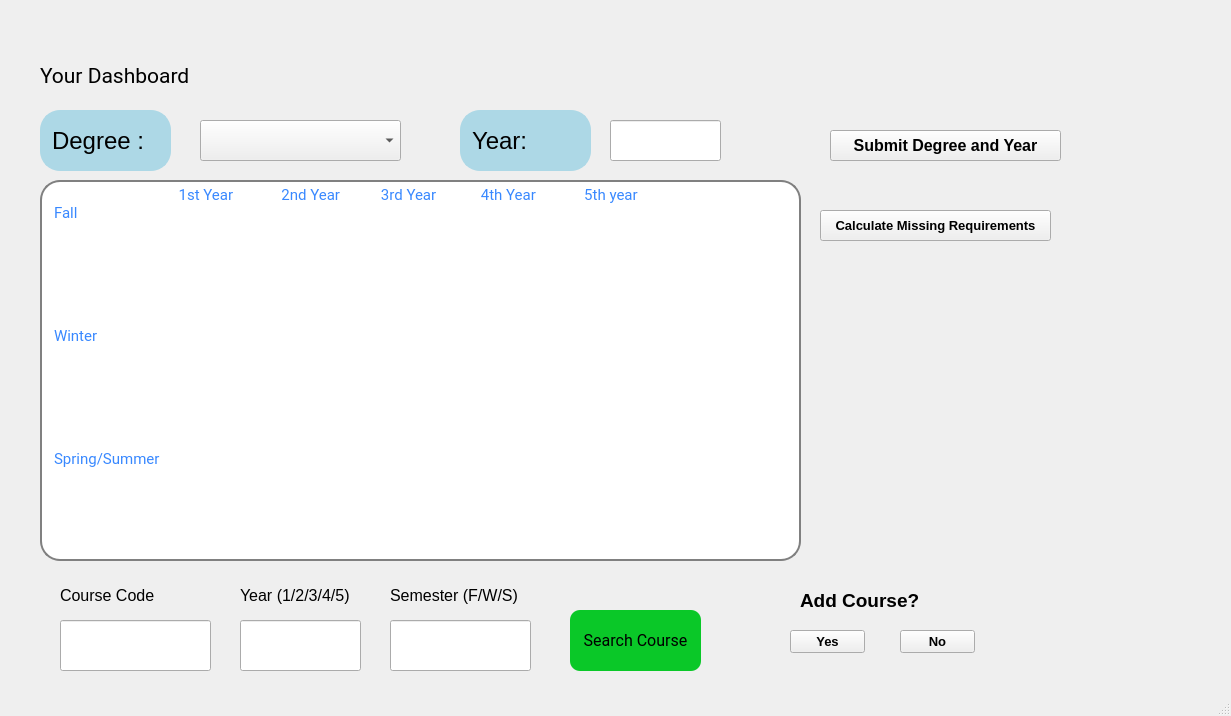
<?xml version="1.0" encoding="UTF-8"?>
<ui version="4.0">
 <class>DashBoard</class>
 <widget class="QMainWindow" name="DashBoard">
  <property name="geometry">
   <rect>
    <x>0</x>
    <y>0</y>
    <width>1231</width>
    <height>716</height>
   </rect>
  </property>
  <property name="windowTitle">
   <string>MainWindow</string>
  </property>
  <widget class="QWidget" name="centralwidget">
   <widget class="QTextBrowser" name="textBrowser_16">
    <property name="geometry">
     <rect>
      <x>660</x>
      <y>450</y>
      <width>71</width>
      <height>41</height>
     </rect>
    </property>
    <property name="styleSheet">
     <string notr="true">
border: 0px solid lightblue;</string>
    </property>
    <property name="verticalScrollBarPolicy">
     <enum>Qt::ScrollBarAlwaysOff</enum>
    </property>
    <property name="html">
     <string>&lt;!DOCTYPE HTML PUBLIC &quot;-//W3C//DTD HTML 4.0//EN&quot; &quot;http://www.w3.org/TR/REC-html40/strict.dtd&quot;&gt;
&lt;html&gt;&lt;head&gt;&lt;meta name=&quot;qrichtext&quot; content=&quot;1&quot; /&gt;&lt;style type=&quot;text/css&quot;&gt;
p, li { white-space: pre-wrap; }
&lt;/style&gt;&lt;/head&gt;&lt;body style=&quot; font-family:'MS Shell Dlg 2'; font-size:9.75pt; font-weight:400; font-style:normal;&quot;&gt;
&lt;p style=&quot;-qt-paragraph-type:empty; margin-top:0px; margin-bottom:0px; margin-left:0px; margin-right:0px; -qt-block-indent:0; text-indent:0px; font-size:8.25pt;&quot;&gt;&lt;br /&gt;&lt;/p&gt;&lt;/body&gt;&lt;/html&gt;</string>
    </property>
   </widget>
   <widget class="QTextBrowser" name="textBrowser_13">
    <property name="geometry">
     <rect>
      <x>560</x>
      <y>450</y>
      <width>71</width>
      <height>41</height>
     </rect>
    </property>
    <property name="styleSheet">
     <string notr="true">
border: 0px solid lightblue;</string>
    </property>
    <property name="verticalScrollBarPolicy">
     <enum>Qt::ScrollBarAlwaysOff</enum>
    </property>
    <property name="html">
     <string>&lt;!DOCTYPE HTML PUBLIC &quot;-//W3C//DTD HTML 4.0//EN&quot; &quot;http://www.w3.org/TR/REC-html40/strict.dtd&quot;&gt;
&lt;html&gt;&lt;head&gt;&lt;meta name=&quot;qrichtext&quot; content=&quot;1&quot; /&gt;&lt;style type=&quot;text/css&quot;&gt;
p, li { white-space: pre-wrap; }
&lt;/style&gt;&lt;/head&gt;&lt;body style=&quot; font-family:'MS Shell Dlg 2'; font-size:9.75pt; font-weight:400; font-style:normal;&quot;&gt;
&lt;p style=&quot;-qt-paragraph-type:empty; margin-top:0px; margin-bottom:0px; margin-left:0px; margin-right:0px; -qt-block-indent:0; text-indent:0px; font-size:8.25pt;&quot;&gt;&lt;br /&gt;&lt;/p&gt;&lt;/body&gt;&lt;/html&gt;</string>
    </property>
   </widget>
   <widget class="QPushButton" name="pushButton_2">
    <property name="geometry">
     <rect>
      <x>570</x>
      <y>610</y>
      <width>131</width>
      <height>61</height>
     </rect>
    </property>
    <property name="font">
     <font>
      <family>Roboto</family>
      <pointsize>12</pointsize>
     </font>
    </property>
    <property name="styleSheet">
     <string notr="true">background-color: rgb(10, 200, 40);
  border-radius: 10px;</string>
    </property>
    <property name="text">
     <string>Search Course</string>
    </property>
   </widget>
   <widget class="QLineEdit" name="lineEdit_3">
    <property name="geometry">
     <rect>
      <x>60</x>
      <y>620</y>
      <width>151</width>
      <height>51</height>
     </rect>
    </property>
    <property name="text">
     <string/>
    </property>
   </widget>
   <widget class="QPushButton" name="yesBtn">
    <property name="geometry">
     <rect>
      <x>790</x>
      <y>630</y>
      <width>75</width>
      <height>23</height>
     </rect>
    </property>
    <property name="font">
     <font>
      <pointsize>10</pointsize>
      <weight>75</weight>
      <bold>true</bold>
     </font>
    </property>
    <property name="text">
     <string>Yes</string>
    </property>
   </widget>
   <widget class="QLineEdit" name="lineEdit_5">
    <property name="geometry">
     <rect>
      <x>460</x>
      <y>110</y>
      <width>131</width>
      <height>61</height>
     </rect>
    </property>
    <property name="font">
     <font>
      <family>MS Shell Dlg 2</family>
      <pointsize>18</pointsize>
     </font>
    </property>
    <property name="styleSheet">
     <string notr="true"> QLineEdit {
     border: 2px solid lightblue;
     border-radius: 20px;
     padding: 0 8px;
     background: lightblue;
     selection-background-color: darkgray;
 }</string>
    </property>
    <property name="text">
     <string>Year:</string>
    </property>
    <property name="readOnly">
     <bool>true</bool>
    </property>
   </widget>
   <widget class="QLabel" name="label_3">
    <property name="geometry">
     <rect>
      <x>60</x>
      <y>580</y>
      <width>121</width>
      <height>31</height>
     </rect>
    </property>
    <property name="font">
     <font>
      <pointsize>12</pointsize>
     </font>
    </property>
    <property name="text">
     <string>Course Code</string>
    </property>
   </widget>
   <widget class="QTextBrowser" name="textBrowser_14">
    <property name="geometry">
     <rect>
      <x>680</x>
      <y>250</y>
      <width>101</width>
      <height>81</height>
     </rect>
    </property>
    <property name="styleSheet">
     <string notr="true">border: 0px solid lightblue;</string>
    </property>
    <property name="verticalScrollBarPolicy">
     <enum>Qt::ScrollBarAlwaysOff</enum>
    </property>
    <property name="html">
     <string>&lt;!DOCTYPE HTML PUBLIC &quot;-//W3C//DTD HTML 4.0//EN&quot; &quot;http://www.w3.org/TR/REC-html40/strict.dtd&quot;&gt;
&lt;html&gt;&lt;head&gt;&lt;meta name=&quot;qrichtext&quot; content=&quot;1&quot; /&gt;&lt;style type=&quot;text/css&quot;&gt;
p, li { white-space: pre-wrap; }
&lt;/style&gt;&lt;/head&gt;&lt;body style=&quot; font-family:'MS Shell Dlg 2'; font-size:9.75pt; font-weight:400; font-style:normal;&quot;&gt;
&lt;p style=&quot;-qt-paragraph-type:empty; margin-top:0px; margin-bottom:0px; margin-left:0px; margin-right:0px; -qt-block-indent:0; text-indent:0px; font-size:8.25pt;&quot;&gt;&lt;br /&gt;&lt;/p&gt;&lt;/body&gt;&lt;/html&gt;</string>
    </property>
   </widget>
   <widget class="QTextEdit" name="textEdit">
    <property name="enabled">
     <bool>true</bool>
    </property>
    <property name="geometry">
     <rect>
      <x>40</x>
      <y>180</y>
      <width>761</width>
      <height>381</height>
     </rect>
    </property>
    <property name="font">
     <font>
      <family>Roboto</family>
      <pointsize>9</pointsize>
     </font>
    </property>
    <property name="styleSheet">
     <string notr="true"> QTextEdit {
     border: 2px solid gray;
     border-radius: 20px;
     padding: 0 8px;
     background: white;
     selection-background-color: darkgray;
	
	color: rgb(56, 136, 255);

 }</string>
    </property>
    <property name="html">
     <string>&lt;!DOCTYPE HTML PUBLIC &quot;-//W3C//DTD HTML 4.0//EN&quot; &quot;http://www.w3.org/TR/REC-html40/strict.dtd&quot;&gt;
&lt;html&gt;&lt;head&gt;&lt;meta name=&quot;qrichtext&quot; content=&quot;1&quot; /&gt;&lt;style type=&quot;text/css&quot;&gt;
p, li { white-space: pre-wrap; }
&lt;/style&gt;&lt;/head&gt;&lt;body style=&quot; font-family:'Roboto'; font-size:9pt; font-weight:400; font-style:normal;&quot;&gt;
&lt;p style=&quot; margin-top:0px; margin-bottom:0px; margin-left:0px; margin-right:0px; -qt-block-indent:0; text-indent:0px;&quot;&gt;&lt;span style=&quot; font-family:'MS Shell Dlg 2'; font-size:11pt;&quot;&gt;	            1st Year             2nd Year           3rd Year            4th Year             5th year	&lt;/span&gt;&lt;/p&gt;
&lt;p style=&quot; margin-top:0px; margin-bottom:0px; margin-left:0px; margin-right:0px; -qt-block-indent:0; text-indent:0px;&quot;&gt;&lt;span style=&quot; font-family:'MS Shell Dlg 2'; font-size:11pt;&quot;&gt;Fall	&lt;/span&gt;&lt;/p&gt;
&lt;p style=&quot;-qt-paragraph-type:empty; margin-top:0px; margin-bottom:0px; margin-left:0px; margin-right:0px; -qt-block-indent:0; text-indent:0px; font-family:'MS Shell Dlg 2'; font-size:11pt;&quot;&gt;&lt;br /&gt;&lt;/p&gt;
&lt;p style=&quot;-qt-paragraph-type:empty; margin-top:0px; margin-bottom:0px; margin-left:0px; margin-right:0px; -qt-block-indent:0; text-indent:0px; font-family:'MS Shell Dlg 2'; font-size:11pt;&quot;&gt;&lt;br /&gt;&lt;/p&gt;
&lt;p style=&quot;-qt-paragraph-type:empty; margin-top:0px; margin-bottom:0px; margin-left:0px; margin-right:0px; -qt-block-indent:0; text-indent:0px; font-family:'MS Shell Dlg 2'; font-size:11pt;&quot;&gt;&lt;br /&gt;&lt;/p&gt;
&lt;p style=&quot;-qt-paragraph-type:empty; margin-top:0px; margin-bottom:0px; margin-left:0px; margin-right:0px; -qt-block-indent:0; text-indent:0px; font-family:'MS Shell Dlg 2'; font-size:11pt;&quot;&gt;&lt;br /&gt;&lt;/p&gt;
&lt;p style=&quot;-qt-paragraph-type:empty; margin-top:0px; margin-bottom:0px; margin-left:0px; margin-right:0px; -qt-block-indent:0; text-indent:0px;&quot;&gt;&lt;br /&gt;&lt;/p&gt;
&lt;p style=&quot;-qt-paragraph-type:empty; margin-top:0px; margin-bottom:0px; margin-left:0px; margin-right:0px; -qt-block-indent:0; text-indent:0px; font-family:'MS Shell Dlg 2'; font-size:11pt;&quot;&gt;&lt;br /&gt;&lt;/p&gt;
&lt;p style=&quot; margin-top:0px; margin-bottom:0px; margin-left:0px; margin-right:0px; -qt-block-indent:0; text-indent:0px;&quot;&gt;&lt;span style=&quot; font-family:'MS Shell Dlg 2'; font-size:11pt;&quot;&gt;Winter&lt;/span&gt;&lt;/p&gt;
&lt;p style=&quot;-qt-paragraph-type:empty; margin-top:0px; margin-bottom:0px; margin-left:0px; margin-right:0px; -qt-block-indent:0; text-indent:0px; font-family:'MS Shell Dlg 2'; font-size:11pt;&quot;&gt;&lt;br /&gt;&lt;/p&gt;
&lt;p style=&quot;-qt-paragraph-type:empty; margin-top:0px; margin-bottom:0px; margin-left:0px; margin-right:0px; -qt-block-indent:0; text-indent:0px; font-family:'MS Shell Dlg 2'; font-size:11pt;&quot;&gt;&lt;br /&gt;&lt;/p&gt;
&lt;p style=&quot;-qt-paragraph-type:empty; margin-top:0px; margin-bottom:0px; margin-left:0px; margin-right:0px; -qt-block-indent:0; text-indent:0px; font-family:'MS Shell Dlg 2'; font-size:11pt;&quot;&gt;&lt;br /&gt;&lt;/p&gt;
&lt;p style=&quot;-qt-paragraph-type:empty; margin-top:0px; margin-bottom:0px; margin-left:0px; margin-right:0px; -qt-block-indent:0; text-indent:0px; font-family:'MS Shell Dlg 2'; font-size:11pt;&quot;&gt;&lt;br /&gt;&lt;/p&gt;
&lt;p style=&quot;-qt-paragraph-type:empty; margin-top:0px; margin-bottom:0px; margin-left:0px; margin-right:0px; -qt-block-indent:0; text-indent:0px;&quot;&gt;&lt;br /&gt;&lt;/p&gt;
&lt;p style=&quot;-qt-paragraph-type:empty; margin-top:0px; margin-bottom:0px; margin-left:0px; margin-right:0px; -qt-block-indent:0; text-indent:0px; font-family:'MS Shell Dlg 2'; font-size:11pt;&quot;&gt;&lt;br /&gt;&lt;/p&gt;
&lt;p style=&quot; margin-top:0px; margin-bottom:0px; margin-left:0px; margin-right:0px; -qt-block-indent:0; text-indent:0px;&quot;&gt;&lt;span style=&quot; font-family:'MS Shell Dlg 2'; font-size:11pt;&quot;&gt;Spring/Summer&lt;/span&gt;&lt;/p&gt;&lt;/body&gt;&lt;/html&gt;</string>
    </property>
   </widget>
   <widget class="QTextBrowser" name="textBrowser">
    <property name="geometry">
     <rect>
      <x>190</x>
      <y>250</y>
      <width>101</width>
      <height>81</height>
     </rect>
    </property>
    <property name="styleSheet">
     <string notr="true">
border: 0px solid lightblue;
</string>
    </property>
    <property name="verticalScrollBarPolicy">
     <enum>Qt::ScrollBarAlwaysOff</enum>
    </property>
    <property name="html">
     <string>&lt;!DOCTYPE HTML PUBLIC &quot;-//W3C//DTD HTML 4.0//EN&quot; &quot;http://www.w3.org/TR/REC-html40/strict.dtd&quot;&gt;
&lt;html&gt;&lt;head&gt;&lt;meta name=&quot;qrichtext&quot; content=&quot;1&quot; /&gt;&lt;style type=&quot;text/css&quot;&gt;
p, li { white-space: pre-wrap; }
&lt;/style&gt;&lt;/head&gt;&lt;body style=&quot; font-family:'MS Shell Dlg 2'; font-size:9.75pt; font-weight:400; font-style:normal;&quot;&gt;
&lt;p style=&quot;-qt-paragraph-type:empty; margin-top:0px; margin-bottom:0px; margin-left:0px; margin-right:0px; -qt-block-indent:0; text-indent:0px; font-size:8.25pt;&quot;&gt;&lt;br /&gt;&lt;/p&gt;&lt;/body&gt;&lt;/html&gt;</string>
    </property>
   </widget>
   <widget class="QLineEdit" name="yearIn">
    <property name="geometry">
     <rect>
      <x>610</x>
      <y>120</y>
      <width>111</width>
      <height>41</height>
     </rect>
    </property>
    <property name="font">
     <font>
      <pointsize>11</pointsize>
     </font>
    </property>
   </widget>
   <widget class="QTextBrowser" name="textBrowser_11">
    <property name="geometry">
     <rect>
      <x>430</x>
      <y>340</y>
      <width>101</width>
      <height>81</height>
     </rect>
    </property>
    <property name="styleSheet">
     <string notr="true">border: 0px solid lightblue;</string>
    </property>
    <property name="verticalScrollBarPolicy">
     <enum>Qt::ScrollBarAlwaysOff</enum>
    </property>
    <property name="html">
     <string>&lt;!DOCTYPE HTML PUBLIC &quot;-//W3C//DTD HTML 4.0//EN&quot; &quot;http://www.w3.org/TR/REC-html40/strict.dtd&quot;&gt;
&lt;html&gt;&lt;head&gt;&lt;meta name=&quot;qrichtext&quot; content=&quot;1&quot; /&gt;&lt;style type=&quot;text/css&quot;&gt;
p, li { white-space: pre-wrap; }
&lt;/style&gt;&lt;/head&gt;&lt;body style=&quot; font-family:'MS Shell Dlg 2'; font-size:9.75pt; font-weight:400; font-style:normal;&quot;&gt;
&lt;p style=&quot;-qt-paragraph-type:empty; margin-top:0px; margin-bottom:0px; margin-left:0px; margin-right:0px; -qt-block-indent:0; text-indent:0px; font-size:8.25pt;&quot;&gt;&lt;br /&gt;&lt;/p&gt;&lt;/body&gt;&lt;/html&gt;</string>
    </property>
   </widget>
   <widget class="QTextBrowser" name="textBrowser_12">
    <property name="geometry">
     <rect>
      <x>430</x>
      <y>450</y>
      <width>71</width>
      <height>41</height>
     </rect>
    </property>
    <property name="styleSheet">
     <string notr="true">
border: 0px solid lightblue;</string>
    </property>
    <property name="verticalScrollBarPolicy">
     <enum>Qt::ScrollBarAlwaysOff</enum>
    </property>
    <property name="html">
     <string>&lt;!DOCTYPE HTML PUBLIC &quot;-//W3C//DTD HTML 4.0//EN&quot; &quot;http://www.w3.org/TR/REC-html40/strict.dtd&quot;&gt;
&lt;html&gt;&lt;head&gt;&lt;meta name=&quot;qrichtext&quot; content=&quot;1&quot; /&gt;&lt;style type=&quot;text/css&quot;&gt;
p, li { white-space: pre-wrap; }
&lt;/style&gt;&lt;/head&gt;&lt;body style=&quot; font-family:'MS Shell Dlg 2'; font-size:9.75pt; font-weight:400; font-style:normal;&quot;&gt;
&lt;p style=&quot;-qt-paragraph-type:empty; margin-top:0px; margin-bottom:0px; margin-left:0px; margin-right:0px; -qt-block-indent:0; text-indent:0px; font-size:8.25pt;&quot;&gt;&lt;br /&gt;&lt;/p&gt;&lt;/body&gt;&lt;/html&gt;</string>
    </property>
   </widget>
   <widget class="QTextBrowser" name="textBrowser_9">
    <property name="geometry">
     <rect>
      <x>310</x>
      <y>340</y>
      <width>101</width>
      <height>81</height>
     </rect>
    </property>
    <property name="styleSheet">
     <string notr="true">
border: 0px solid lightblue;</string>
    </property>
    <property name="verticalScrollBarPolicy">
     <enum>Qt::ScrollBarAlwaysOff</enum>
    </property>
    <property name="html">
     <string>&lt;!DOCTYPE HTML PUBLIC &quot;-//W3C//DTD HTML 4.0//EN&quot; &quot;http://www.w3.org/TR/REC-html40/strict.dtd&quot;&gt;
&lt;html&gt;&lt;head&gt;&lt;meta name=&quot;qrichtext&quot; content=&quot;1&quot; /&gt;&lt;style type=&quot;text/css&quot;&gt;
p, li { white-space: pre-wrap; }
&lt;/style&gt;&lt;/head&gt;&lt;body style=&quot; font-family:'MS Shell Dlg 2'; font-size:9.75pt; font-weight:400; font-style:normal;&quot;&gt;
&lt;p style=&quot;-qt-paragraph-type:empty; margin-top:0px; margin-bottom:0px; margin-left:0px; margin-right:0px; -qt-block-indent:0; text-indent:0px; font-size:8.25pt;&quot;&gt;&lt;br /&gt;&lt;/p&gt;&lt;/body&gt;&lt;/html&gt;</string>
    </property>
   </widget>
   <widget class="QLineEdit" name="lineEdit">
    <property name="geometry">
     <rect>
      <x>40</x>
      <y>110</y>
      <width>131</width>
      <height>61</height>
     </rect>
    </property>
    <property name="font">
     <font>
      <family>MS Shell Dlg 2</family>
      <pointsize>18</pointsize>
     </font>
    </property>
    <property name="styleSheet">
     <string notr="true"> QLineEdit {
     border: 2px solid lightblue;
     border-radius: 20px;
     padding: 0 8px;
     background: lightblue;
     selection-background-color: darkgray;
 }</string>
    </property>
    <property name="text">
     <string>Degree : </string>
    </property>
    <property name="readOnly">
     <bool>true</bool>
    </property>
   </widget>
   <widget class="QLineEdit" name="lineEdit_4">
    <property name="geometry">
     <rect>
      <x>390</x>
      <y>620</y>
      <width>141</width>
      <height>51</height>
     </rect>
    </property>
   </widget>
   <widget class="QTextBrowser" name="textBrowser_3">
    <property name="geometry">
     <rect>
      <x>430</x>
      <y>250</y>
      <width>101</width>
      <height>81</height>
     </rect>
    </property>
    <property name="styleSheet">
     <string notr="true">border: 0px solid lightblue;</string>
    </property>
    <property name="verticalScrollBarPolicy">
     <enum>Qt::ScrollBarAlwaysOff</enum>
    </property>
    <property name="html">
     <string>&lt;!DOCTYPE HTML PUBLIC &quot;-//W3C//DTD HTML 4.0//EN&quot; &quot;http://www.w3.org/TR/REC-html40/strict.dtd&quot;&gt;
&lt;html&gt;&lt;head&gt;&lt;meta name=&quot;qrichtext&quot; content=&quot;1&quot; /&gt;&lt;style type=&quot;text/css&quot;&gt;
p, li { white-space: pre-wrap; }
&lt;/style&gt;&lt;/head&gt;&lt;body style=&quot; font-family:'MS Shell Dlg 2'; font-size:9.75pt; font-weight:400; font-style:normal;&quot;&gt;
&lt;p style=&quot;-qt-paragraph-type:empty; margin-top:0px; margin-bottom:0px; margin-left:0px; margin-right:0px; -qt-block-indent:0; text-indent:0px; font-size:8.25pt;&quot;&gt;&lt;br /&gt;&lt;/p&gt;&lt;/body&gt;&lt;/html&gt;</string>
    </property>
   </widget>
   <widget class="QPushButton" name="submitBtn">
    <property name="geometry">
     <rect>
      <x>830</x>
      <y>130</y>
      <width>231</width>
      <height>31</height>
     </rect>
    </property>
    <property name="font">
     <font>
      <pointsize>12</pointsize>
      <weight>75</weight>
      <bold>true</bold>
     </font>
    </property>
    <property name="text">
     <string>Submit Degree and Year</string>
    </property>
   </widget>
   <widget class="QLabel" name="label">
    <property name="geometry">
     <rect>
      <x>40</x>
      <y>40</y>
      <width>201</width>
      <height>71</height>
     </rect>
    </property>
    <property name="font">
     <font>
      <family>Roboto</family>
      <pointsize>16</pointsize>
     </font>
    </property>
    <property name="text">
     <string>Your Dashboard</string>
    </property>
   </widget>
   <widget class="QPushButton" name="noBtn">
    <property name="geometry">
     <rect>
      <x>900</x>
      <y>630</y>
      <width>75</width>
      <height>23</height>
     </rect>
    </property>
    <property name="font">
     <font>
      <pointsize>10</pointsize>
      <weight>75</weight>
      <bold>true</bold>
     </font>
    </property>
    <property name="text">
     <string>No</string>
    </property>
   </widget>
   <widget class="QLabel" name="label_4">
    <property name="geometry">
     <rect>
      <x>240</x>
      <y>580</y>
      <width>151</width>
      <height>31</height>
     </rect>
    </property>
    <property name="font">
     <font>
      <pointsize>12</pointsize>
     </font>
    </property>
    <property name="text">
     <string>Year (1/2/3/4/5)</string>
    </property>
   </widget>
   <widget class="QLabel" name="label_2">
    <property name="geometry">
     <rect>
      <x>660</x>
      <y>60</y>
      <width>141</width>
      <height>51</height>
     </rect>
    </property>
    <property name="font">
     <font>
      <family>Roboto</family>
      <pointsize>14</pointsize>
     </font>
    </property>
    <property name="text">
     <string/>
    </property>
   </widget>
   <widget class="QPushButton" name="missingBtn">
    <property name="geometry">
     <rect>
      <x>820</x>
      <y>210</y>
      <width>231</width>
      <height>31</height>
     </rect>
    </property>
    <property name="font">
     <font>
      <pointsize>10</pointsize>
      <weight>75</weight>
      <bold>true</bold>
     </font>
    </property>
    <property name="text">
     <string>Calculate Missing Requirements</string>
    </property>
   </widget>
   <widget class="QLabel" name="label_5">
    <property name="geometry">
     <rect>
      <x>390</x>
      <y>580</y>
      <width>171</width>
      <height>31</height>
     </rect>
    </property>
    <property name="font">
     <font>
      <pointsize>12</pointsize>
     </font>
    </property>
    <property name="text">
     <string>Semester (F/W/S)</string>
    </property>
   </widget>
   <widget class="QTextBrowser" name="textBrowser_6">
    <property name="geometry">
     <rect>
      <x>190</x>
      <y>340</y>
      <width>101</width>
      <height>81</height>
     </rect>
    </property>
    <property name="styleSheet">
     <string notr="true">


border: 0px solid lightblue;</string>
    </property>
    <property name="verticalScrollBarPolicy">
     <enum>Qt::ScrollBarAlwaysOff</enum>
    </property>
    <property name="html">
     <string>&lt;!DOCTYPE HTML PUBLIC &quot;-//W3C//DTD HTML 4.0//EN&quot; &quot;http://www.w3.org/TR/REC-html40/strict.dtd&quot;&gt;
&lt;html&gt;&lt;head&gt;&lt;meta name=&quot;qrichtext&quot; content=&quot;1&quot; /&gt;&lt;style type=&quot;text/css&quot;&gt;
p, li { white-space: pre-wrap; }
&lt;/style&gt;&lt;/head&gt;&lt;body style=&quot; font-family:'MS Shell Dlg 2'; font-size:9.75pt; font-weight:400; font-style:normal;&quot;&gt;
&lt;p style=&quot;-qt-paragraph-type:empty; margin-top:0px; margin-bottom:0px; margin-left:0px; margin-right:0px; -qt-block-indent:0; text-indent:0px; font-size:8.25pt;&quot;&gt;&lt;br /&gt;&lt;/p&gt;&lt;/body&gt;&lt;/html&gt;</string>
    </property>
   </widget>
   <widget class="QTextBrowser" name="textBrowser_15">
    <property name="geometry">
     <rect>
      <x>670</x>
      <y>340</y>
      <width>101</width>
      <height>81</height>
     </rect>
    </property>
    <property name="styleSheet">
     <string notr="true">border: 0px solid lightblue;</string>
    </property>
    <property name="verticalScrollBarPolicy">
     <enum>Qt::ScrollBarAlwaysOff</enum>
    </property>
    <property name="html">
     <string>&lt;!DOCTYPE HTML PUBLIC &quot;-//W3C//DTD HTML 4.0//EN&quot; &quot;http://www.w3.org/TR/REC-html40/strict.dtd&quot;&gt;
&lt;html&gt;&lt;head&gt;&lt;meta name=&quot;qrichtext&quot; content=&quot;1&quot; /&gt;&lt;style type=&quot;text/css&quot;&gt;
p, li { white-space: pre-wrap; }
&lt;/style&gt;&lt;/head&gt;&lt;body style=&quot; font-family:'MS Shell Dlg 2'; font-size:9.75pt; font-weight:400; font-style:normal;&quot;&gt;
&lt;p style=&quot;-qt-paragraph-type:empty; margin-top:0px; margin-bottom:0px; margin-left:0px; margin-right:0px; -qt-block-indent:0; text-indent:0px; font-size:8.25pt;&quot;&gt;&lt;br /&gt;&lt;/p&gt;&lt;/body&gt;&lt;/html&gt;</string>
    </property>
   </widget>
   <widget class="QTextBrowser" name="textBrowser_7">
    <property name="geometry">
     <rect>
      <x>190</x>
      <y>450</y>
      <width>71</width>
      <height>41</height>
     </rect>
    </property>
    <property name="styleSheet">
     <string notr="true">
border: 0px solid lightblue;</string>
    </property>
    <property name="verticalScrollBarPolicy">
     <enum>Qt::ScrollBarAlwaysOff</enum>
    </property>
    <property name="html">
     <string>&lt;!DOCTYPE HTML PUBLIC &quot;-//W3C//DTD HTML 4.0//EN&quot; &quot;http://www.w3.org/TR/REC-html40/strict.dtd&quot;&gt;
&lt;html&gt;&lt;head&gt;&lt;meta name=&quot;qrichtext&quot; content=&quot;1&quot; /&gt;&lt;style type=&quot;text/css&quot;&gt;
p, li { white-space: pre-wrap; }
&lt;/style&gt;&lt;/head&gt;&lt;body style=&quot; font-family:'MS Shell Dlg 2'; font-size:9.75pt; font-weight:400; font-style:normal;&quot;&gt;
&lt;p style=&quot;-qt-paragraph-type:empty; margin-top:0px; margin-bottom:0px; margin-left:0px; margin-right:0px; -qt-block-indent:0; text-indent:0px; font-size:8.25pt;&quot;&gt;&lt;br /&gt;&lt;/p&gt;&lt;/body&gt;&lt;/html&gt;</string>
    </property>
   </widget>
   <widget class="QLineEdit" name="lineEdit_2">
    <property name="geometry">
     <rect>
      <x>240</x>
      <y>620</y>
      <width>121</width>
      <height>51</height>
     </rect>
    </property>
    <property name="text">
     <string/>
    </property>
   </widget>
   <widget class="QLabel" name="addCourseLabel">
    <property name="geometry">
     <rect>
      <x>800</x>
      <y>590</y>
      <width>131</width>
      <height>21</height>
     </rect>
    </property>
    <property name="font">
     <font>
      <pointsize>14</pointsize>
      <weight>75</weight>
      <bold>true</bold>
     </font>
    </property>
    <property name="text">
     <string>Add Course?</string>
    </property>
   </widget>
   <widget class="QTextBrowser" name="textBrowser_8">
    <property name="geometry">
     <rect>
      <x>310</x>
      <y>250</y>
      <width>101</width>
      <height>81</height>
     </rect>
    </property>
    <property name="styleSheet">
     <string notr="true">
border: 0px solid lightblue;</string>
    </property>
    <property name="verticalScrollBarPolicy">
     <enum>Qt::ScrollBarAlwaysOff</enum>
    </property>
    <property name="html">
     <string>&lt;!DOCTYPE HTML PUBLIC &quot;-//W3C//DTD HTML 4.0//EN&quot; &quot;http://www.w3.org/TR/REC-html40/strict.dtd&quot;&gt;
&lt;html&gt;&lt;head&gt;&lt;meta name=&quot;qrichtext&quot; content=&quot;1&quot; /&gt;&lt;style type=&quot;text/css&quot;&gt;
p, li { white-space: pre-wrap; }
&lt;/style&gt;&lt;/head&gt;&lt;body style=&quot; font-family:'MS Shell Dlg 2'; font-size:9.75pt; font-weight:400; font-style:normal;&quot;&gt;
&lt;p style=&quot;-qt-paragraph-type:empty; margin-top:0px; margin-bottom:0px; margin-left:0px; margin-right:0px; -qt-block-indent:0; text-indent:0px; font-size:8.25pt;&quot;&gt;&lt;br /&gt;&lt;/p&gt;&lt;/body&gt;&lt;/html&gt;</string>
    </property>
   </widget>
   <widget class="QTextBrowser" name="textBrowser_4">
    <property name="geometry">
     <rect>
      <x>560</x>
      <y>250</y>
      <width>101</width>
      <height>81</height>
     </rect>
    </property>
    <property name="styleSheet">
     <string notr="true">border: 0px solid lightblue;</string>
    </property>
    <property name="verticalScrollBarPolicy">
     <enum>Qt::ScrollBarAlwaysOff</enum>
    </property>
    <property name="html">
     <string>&lt;!DOCTYPE HTML PUBLIC &quot;-//W3C//DTD HTML 4.0//EN&quot; &quot;http://www.w3.org/TR/REC-html40/strict.dtd&quot;&gt;
&lt;html&gt;&lt;head&gt;&lt;meta name=&quot;qrichtext&quot; content=&quot;1&quot; /&gt;&lt;style type=&quot;text/css&quot;&gt;
p, li { white-space: pre-wrap; }
&lt;/style&gt;&lt;/head&gt;&lt;body style=&quot; font-family:'MS Shell Dlg 2'; font-size:9.75pt; font-weight:400; font-style:normal;&quot;&gt;
&lt;p style=&quot;-qt-paragraph-type:empty; margin-top:0px; margin-bottom:0px; margin-left:0px; margin-right:0px; -qt-block-indent:0; text-indent:0px; font-size:8.25pt;&quot;&gt;&lt;br /&gt;&lt;/p&gt;&lt;/body&gt;&lt;/html&gt;</string>
    </property>
   </widget>
   <widget class="QTextBrowser" name="textBrowser_10">
    <property name="geometry">
     <rect>
      <x>310</x>
      <y>450</y>
      <width>71</width>
      <height>41</height>
     </rect>
    </property>
    <property name="styleSheet">
     <string notr="true">
border: 0px solid lightblue;</string>
    </property>
    <property name="verticalScrollBarPolicy">
     <enum>Qt::ScrollBarAlwaysOff</enum>
    </property>
    <property name="html">
     <string>&lt;!DOCTYPE HTML PUBLIC &quot;-//W3C//DTD HTML 4.0//EN&quot; &quot;http://www.w3.org/TR/REC-html40/strict.dtd&quot;&gt;
&lt;html&gt;&lt;head&gt;&lt;meta name=&quot;qrichtext&quot; content=&quot;1&quot; /&gt;&lt;style type=&quot;text/css&quot;&gt;
p, li { white-space: pre-wrap; }
&lt;/style&gt;&lt;/head&gt;&lt;body style=&quot; font-family:'MS Shell Dlg 2'; font-size:9.75pt; font-weight:400; font-style:normal;&quot;&gt;
&lt;p style=&quot;-qt-paragraph-type:empty; margin-top:0px; margin-bottom:0px; margin-left:0px; margin-right:0px; -qt-block-indent:0; text-indent:0px; font-size:8.25pt;&quot;&gt;&lt;br /&gt;&lt;/p&gt;&lt;/body&gt;&lt;/html&gt;</string>
    </property>
   </widget>
   <widget class="QTextBrowser" name="textBrowser_5">
    <property name="geometry">
     <rect>
      <x>560</x>
      <y>340</y>
      <width>101</width>
      <height>81</height>
     </rect>
    </property>
    <property name="styleSheet">
     <string notr="true">border: 0px solid lightblue;</string>
    </property>
    <property name="verticalScrollBarPolicy">
     <enum>Qt::ScrollBarAlwaysOff</enum>
    </property>
    <property name="html">
     <string>&lt;!DOCTYPE HTML PUBLIC &quot;-//W3C//DTD HTML 4.0//EN&quot; &quot;http://www.w3.org/TR/REC-html40/strict.dtd&quot;&gt;
&lt;html&gt;&lt;head&gt;&lt;meta name=&quot;qrichtext&quot; content=&quot;1&quot; /&gt;&lt;style type=&quot;text/css&quot;&gt;
p, li { white-space: pre-wrap; }
&lt;/style&gt;&lt;/head&gt;&lt;body style=&quot; font-family:'MS Shell Dlg 2'; font-size:9.75pt; font-weight:400; font-style:normal;&quot;&gt;
&lt;p style=&quot;-qt-paragraph-type:empty; margin-top:0px; margin-bottom:0px; margin-left:0px; margin-right:0px; -qt-block-indent:0; text-indent:0px; font-size:8.25pt;&quot;&gt;&lt;br /&gt;&lt;/p&gt;&lt;/body&gt;&lt;/html&gt;</string>
    </property>
   </widget>
   <widget class="QComboBox" name="comboBox">
    <property name="geometry">
     <rect>
      <x>200</x>
      <y>120</y>
      <width>201</width>
      <height>41</height>
     </rect>
    </property>
    <property name="font">
     <font>
      <pointsize>11</pointsize>
     </font>
    </property>
   </widget>
  </widget>
  <widget class="QMenuBar" name="menubar">
   <property name="geometry">
    <rect>
     <x>0</x>
     <y>0</y>
     <width>1231</width>
     <height>21</height>
    </rect>
   </property>
  </widget>
  <widget class="QStatusBar" name="statusbar"/>
 </widget>
 <resources/>
 <connections/>
</ui>
